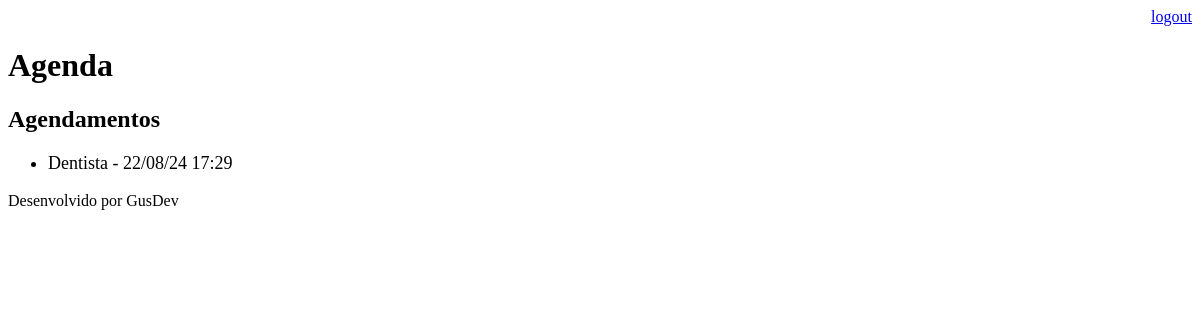
Page /agenda/ (signed in) on the earlier database version.
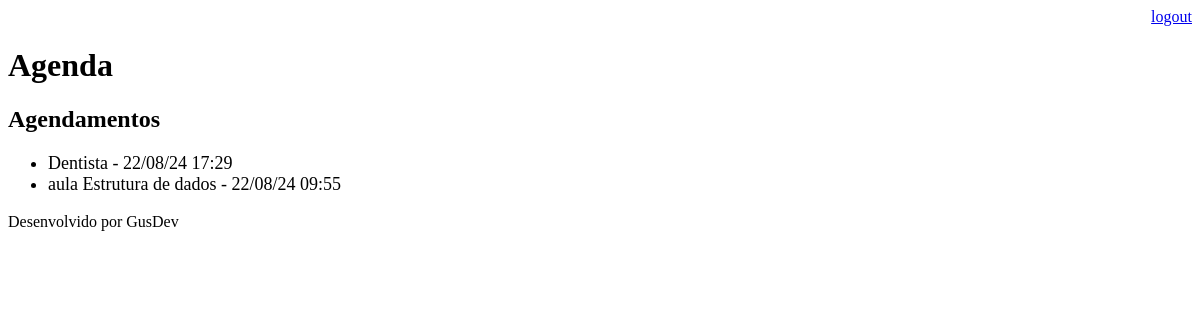
Same page on the later database version.
### Agenda/models.py (models this page shows, shortened)
class Evento(models.Model):
    titulo = models.CharField(max_length=100)
    descricao = models.TextField(blank=True, null=True)
    data_evento = models.DateTimeField(verbose_name='Data do Evento')
    data_criacao = models.DateTimeField(auto_now=True)
    usuario = models.ForeignKey(User, on_delete=models.CASCADE)
    class Meta:
        db_table = 'evento'
    def get_data_evento(self):
        return self.data_evento.strftime('%d/%m/%y %H:%M')

### Agenda/views.py (the view)
# urls.py: path('agenda/', views.lista_eventos),
@login_required(login_url='/login/')
def lista_eventos(request):
    usuario = request.user
    evento = Evento.objects.filter(usuario=usuario)
    dados = {'evento':evento}
    return render(request, 'agenda.html', dados)

### Agenda/templates/agenda.html
{% extends "model-page.html" %}
{% block content %}
    <h2>Agendamentos</h2>
    <ul style="font-size: 18px">
        {% for evento in evento %}
            <li>{{ evento.titulo }} - {{ evento.get_data_evento }}</li>
        {% endfor %}
    </ul>
{% endblock %}

### Agenda/templates/model-page.html (shortened to what this page needs)
<!DOCTYPE html>
<html lang="pt-BR">
  <head>
  </head>
  <body>
    {% include "model-header.html" %} {% block content %} {% endblock %}
    {% include "model-footer.html" %}
  </body>
</html>

### Agenda/templates/model-header.html
<div align="right">
  <a href="/logout">logout</a>
</div>
<h1>Agenda</h1>

### Agenda/templates/model-footer.html
<footer>Desenvolvido por GusDev</footer>

Differences in the rows shown:
added Evento: titulo "aula Estrutura de dados", get_data_evento "22/08/24 09:55"
